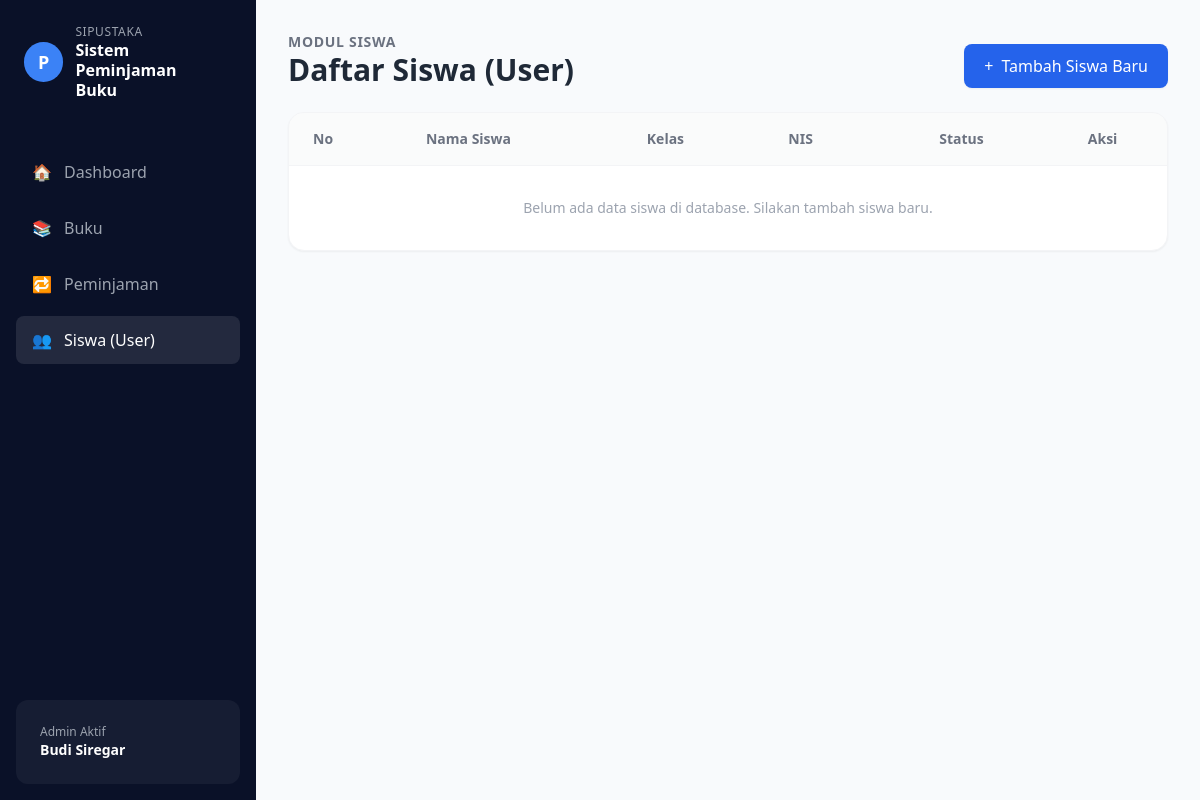
The page /siswa/ on the database as committed earlier.
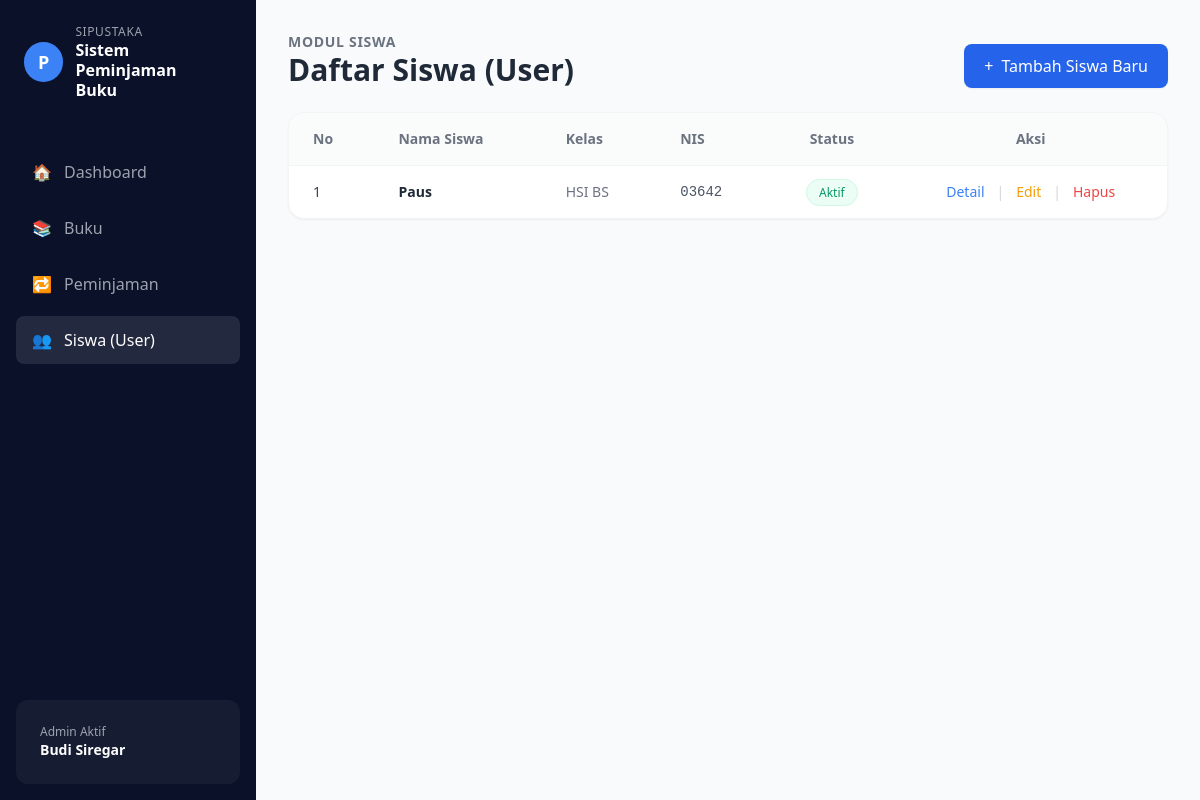
The same page on the database as committed later.
### siswa/views.py (the view)
# urls.py: path('', views.list_siswa, name='list_siswa'),
def list_siswa(request):
    with connection.cursor() as cursor:
        cursor.execute("SELECT * FROM siswa ORDER BY id ASC")
        columns = [col[0] for col in cursor.description]
        data_siswa = [dict(zip(columns, row)) for row in cursor.fetchall()]
    return render(request, 'siswa/list_siswa.html', {'data_siswa': data_siswa})

### templates/siswa/list_siswa.html (shortened to what this page needs)
{% extends 'base.html' %}
{% block content %}
<div class="mb-6 flex justify-between items-end">
    <div>
        <p class="text-sm text-gray-500 uppercase tracking-wider font-semibold">Modul Siswa</p>
        <h2 class="text-3xl font-bold text-gray-800">Daftar Siswa (User)</h2>
    </div>
    <a href="{% url 'tambah_siswa' %}" class="bg-blue-600 hover:bg-blue-700 text-white px-5 py-2.5 rounded-lg font-medium transition flex items-center shadow-sm">
        <span class="mr-2">+</span> Tambah Siswa Baru
    </a>
</div>
<div class="bg-white rounded-2xl shadow-sm border border-gray-100 overflow-hidden">
    <div class="overflow-x-auto">
        <table class="w-full text-left border-collapse">
            <thead class="bg-gray-50/80 text-gray-500 text-sm">
                <tr>
                    <th class="py-4 px-6 font-semibold border-b border-gray-100">No</th>
                    <th class="py-4 px-6 font-semibold border-b border-gray-100">Nama Siswa</th>
                    <th class="py-4 px-6 font-semibold border-b border-gray-100">Kelas</th>
                    <th class="py-4 px-6 font-semibold border-b border-gray-100">NIS</th>
                    <th class="py-4 px-6 font-semibold border-b border-gray-100 text-center">Status</th>
                    <th class="py-4 px-6 font-semibold border-b border-gray-100 text-center">Aksi</th>
                </tr>
            </thead>
            <tbody class="divide-y divide-gray-100 text-sm text-gray-700">
                {% for siswa in data_siswa %}
                <tr class="hover:bg-gray-50/50 transition">
                    <td class="py-4 px-6">{{ forloop.counter }}</td>
                    <td class="py-4 px-6 font-bold text-gray-800">{{ siswa.nama }}</td>
                    <td class="py-4 px-6 text-gray-500">{{ siswa.kelas }}</td>
                    <td class="py-4 px-6 font-mono text-gray-600">{{ siswa.nis }}</td>
                    <td class="py-4 px-6 text-center">
                        {% if siswa.is_active %}
                            <span class="px-3 py-1 rounded-full text-xs font-medium bg-emerald-50 text-emerald-600 border border-emerald-100">Aktif</span>
                        {% else %}
                            <span class="px-3 py-1 rounded-full text-xs font-medium bg-red-50 text-red-600 border border-red-100">Tidak Aktif</span>
                        {% endif %}
                    </td>
                    <td class="py-4 px-6 text-center">
                        <div class="flex justify-center space-x-3">
                            <a href="{% url 'detail_siswa' siswa.id %}" class="text-blue-500 hover:text-blue-700 font-medium transition">Detail</a>
                            <span class="text-gray-300">|</span>
                            <a href="{% url 'edit_siswa' siswa.id %}" class="text-amber-500 hover:text-amber-700 font-medium transition">Edit</a>
                            <span class="text-gray-300">|</span>
                            <a href="{% url 'hapus_siswa' siswa.id %}" onclick="return confirm('Yakin ingin menghapus siswa ini?');" class="text-red-500 hover:text-red-700 font-medium transition">Hapus</a>
                        </div>
                    </td>
                </tr>
                {% empty %}
                <tr>
                    <td colspan="6" class="py-8 text-center text-gray-400">
                        Belum ada data siswa di database. Silakan tambah siswa baru.
                    </td>
                </tr>
                {% endfor %}
            </tbody>
        </table>
    </div>
</div>
{% endblock content %}

Rows that differ between the two databases and show on the page:
added siswa: nama "Paus", kelas "HSI BS", nis "03642"
Other text that changed with them:
text no longer shown: "Belum ada data siswa di database. Silakan tambah siswa baru."
